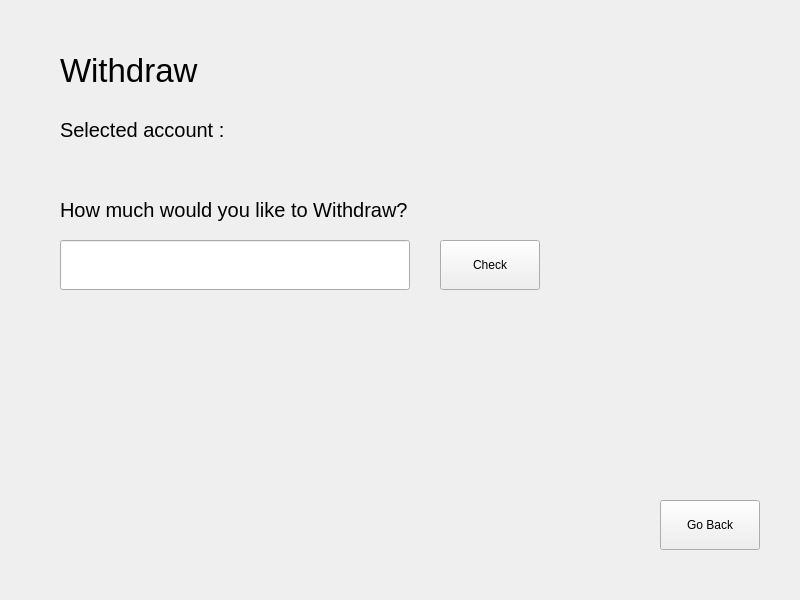
<?xml version="1.0" encoding="UTF-8"?>
<ui version="4.0">
 <class>Withdraw</class>
 <widget class="QWidget" name="Withdraw">
  <property name="geometry">
   <rect>
    <x>0</x>
    <y>0</y>
    <width>800</width>
    <height>600</height>
   </rect>
  </property>
  <property name="font">
   <font>
    <family>Arial</family>
   </font>
  </property>
  <property name="windowTitle">
   <string>Form</string>
  </property>
  <widget class="QLabel" name="accountName">
   <property name="geometry">
    <rect>
     <x>60</x>
     <y>110</y>
     <width>571</width>
     <height>40</height>
    </rect>
   </property>
   <property name="font">
    <font>
     <family>Arial</family>
     <pointsize>15</pointsize>
    </font>
   </property>
   <property name="text">
    <string>Selected account : </string>
   </property>
  </widget>
  <widget class="QLineEdit" name="moneyText">
   <property name="geometry">
    <rect>
     <x>60</x>
     <y>240</y>
     <width>350</width>
     <height>50</height>
    </rect>
   </property>
   <property name="font">
    <font>
     <family>Arial</family>
     <pointsize>20</pointsize>
    </font>
   </property>
  </widget>
  <widget class="QLabel" name="label">
   <property name="geometry">
    <rect>
     <x>60</x>
     <y>40</y>
     <width>421</width>
     <height>60</height>
    </rect>
   </property>
   <property name="font">
    <font>
     <family>Arial</family>
     <pointsize>25</pointsize>
    </font>
   </property>
   <property name="text">
    <string>Withdraw</string>
   </property>
   <property name="alignment">
    <set>Qt::AlignmentFlag::AlignLeading|Qt::AlignmentFlag::AlignLeft|Qt::AlignmentFlag::AlignVCenter</set>
   </property>
  </widget>
  <widget class="QPushButton" name="goBackButton">
   <property name="geometry">
    <rect>
     <x>660</x>
     <y>500</y>
     <width>100</width>
     <height>50</height>
    </rect>
   </property>
   <property name="text">
    <string>Go Back</string>
   </property>
  </widget>
  <widget class="QLabel" name="message">
   <property name="geometry">
    <rect>
     <x>60</x>
     <y>190</y>
     <width>570</width>
     <height>40</height>
    </rect>
   </property>
   <property name="font">
    <font>
     <family>Arial</family>
     <pointsize>15</pointsize>
    </font>
   </property>
   <property name="text">
    <string>How much would you like to Withdraw?</string>
   </property>
  </widget>
  <widget class="QPushButton" name="checkButton">
   <property name="geometry">
    <rect>
     <x>440</x>
     <y>240</y>
     <width>100</width>
     <height>50</height>
    </rect>
   </property>
   <property name="text">
    <string>Check</string>
   </property>
  </widget>
 </widget>
 <resources/>
 <connections/>
</ui>
